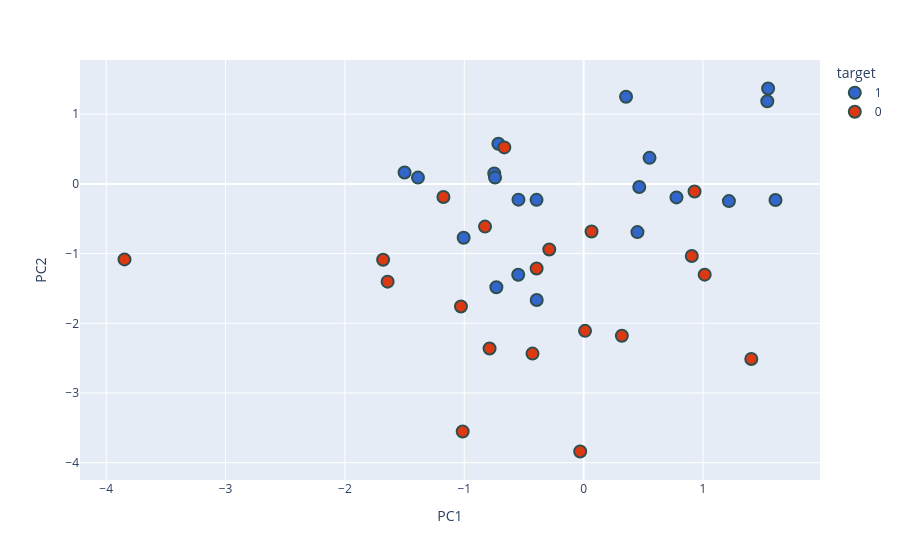

The notebook cell this image was saved under:
### Code cell
import plotly.express as px

# Target ko string mein convert kiya taaki discrete color map apply ho sake
new_df['target'] = new_df['target'].astype(str)

# FIX: data_frame pass kiya aur x, y, color mein sirf column ke naam diye
fig = px.scatter(
    data_frame=new_df,
    x='PC1',
    y='PC2',
    color='target',
    color_discrete_sequence=px.colors.qualitative.G10
)

# Traces ko update kiya styling ke liye
fig.update_traces(
    marker=dict(
        size=12,
        line=dict(width=2, color='DarkSlateGrey')
    ),
    selector=dict(mode='markers')
)

fig.show()

### Figure 1 — Plotly figure (JSON) as saved in the notebook; plotly's stock layout.template omitted (floating-point values rounded to 4 significant figures)
{"data": [{"hovertemplate": "target=1<br>PC1=%{x}<br>PC2=%{y}<extra></extra>", "legendgroup": "1", "marker": {"color": "#3366CC", "line": {"color": "DarkSlateGrey", "width": 2}, "size": 12, "symbol": "circle"}, "mode": "markers", "name": "1", "orientation": "v", "showlegend": true, "type": "scatter", "x": [0.3548, -0.5462, -1.005, 1.538, -0.7144, 1.607, -0.7491, 0.7775, 0.4656, -0.7425, 1.217, 0.5517, -1.5, -0.7315, -0.5482, 1.545, -0.3948, 0.4503, -1.388, -0.3934], "xaxis": "x", "y": [1.251, -0.2265, -0.773, 1.185, 0.5753, -0.2324, 0.1489, -0.1939, -0.04528, 0.08976, -0.2469, 0.3733, 0.1634, -1.483, -1.304, 1.368, -0.2294, -0.6916, 0.08983, -1.665], "yaxis": "y"}, {"hovertemplate": "target=0<br>PC1=%{x}<br>PC2=%{y}<extra></extra>", "legendgroup": "0", "marker": {"color": "#DC3912", "line": {"color": "DarkSlateGrey", "width": 2}, "size": 12, "symbol": "circle"}, "mode": "markers", "name": "0", "orientation": "v", "showlegend": true, "type": "scatter", "x": [0.9059, -1.68, -0.7883, -0.6647, -0.02921, 0.9287, -1.175, -3.847, -1.028, -0.2882, 0.32, 1.014, 0.06573, -1.014, -0.3942, -0.4286, 0.01143, 1.404, -1.642, -0.8265], "xaxis": "x", "y": [-1.035, -1.088, -2.361, 0.5235, -3.839, -0.109, -0.1886, -1.084, -1.759, -0.9414, -2.179, -1.302, -0.6839, -3.553, -1.214, -2.435, -2.108, -2.512, -1.402, -0.6127], "yaxis": "y"}], "layout": {"legend": {"title": {"text": "target"}, "tracegroupgap": 0}, "margin": {"t": 60}, "xaxis": {"anchor": "y", "domain": [0, 1], "title": {"text": "PC1"}}, "yaxis": {"anchor": "x", "domain": [0, 1], "title": {"text": "PC2"}}}}
